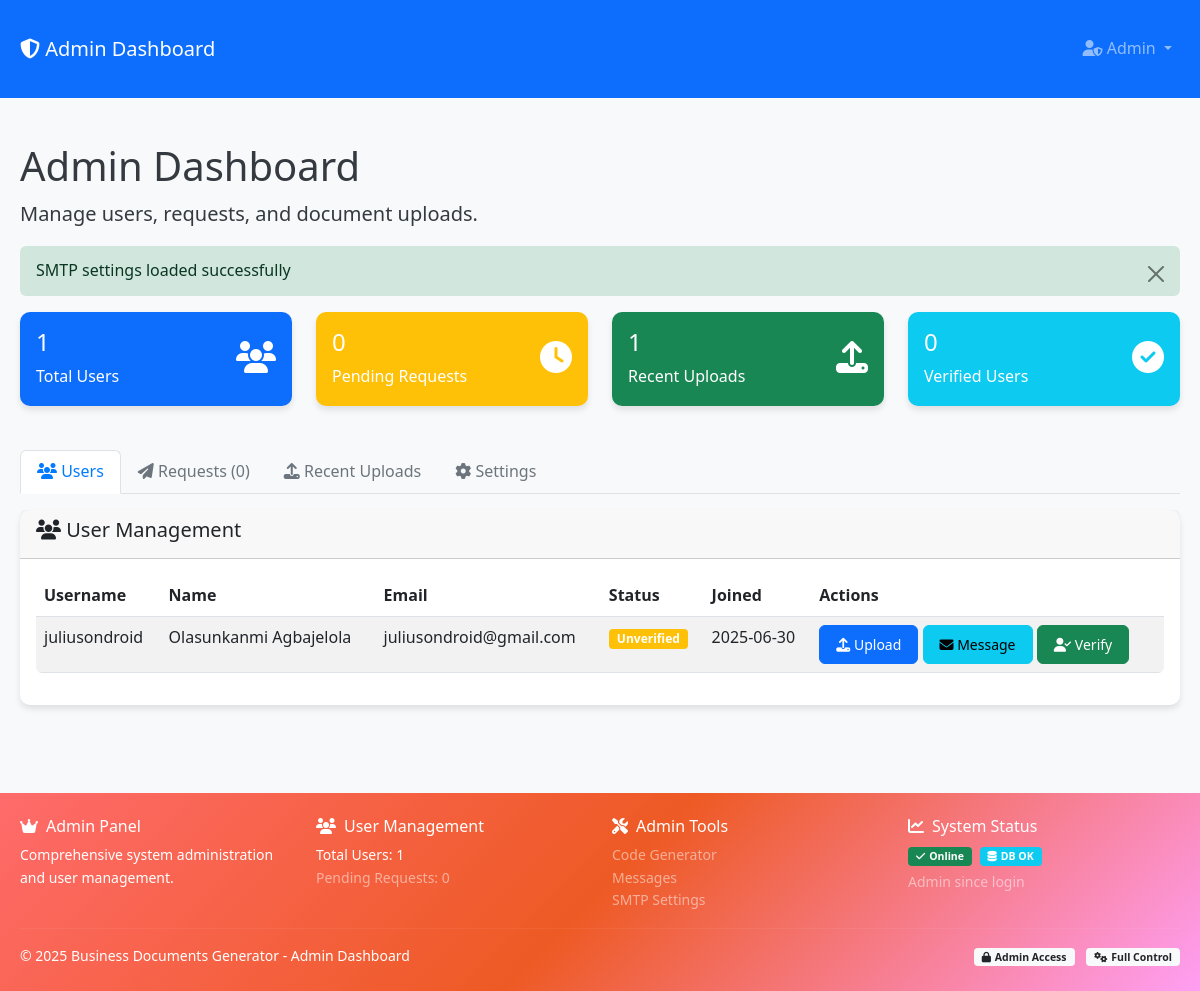
Page /admin (signed in) on the earlier database version.
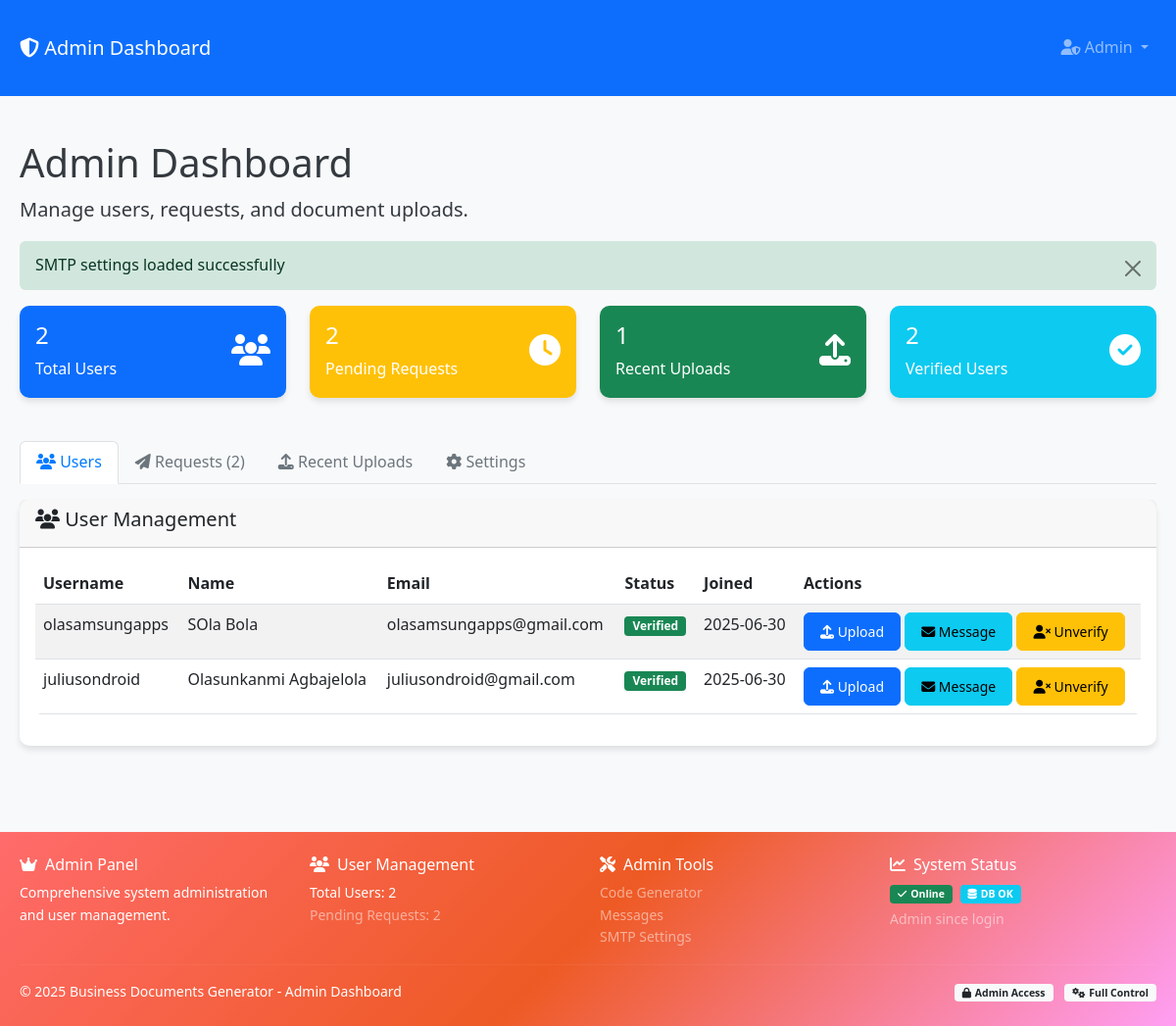
Same page on the later database version.
### models.py (models this page shows, shortened)
class User(db.Model):
    id = db.Column(db.Integer, primary_key=True)
    username = db.Column(db.String(80), unique=True, nullable=False)
    email = db.Column(db.String(120), unique=True, nullable=False)
    password_hash = db.Column(db.String(255), nullable=False)
    first_name = db.Column(db.String(100), nullable=False)
    last_name = db.Column(db.String(100), nullable=False)
    is_admin = db.Column(db.Boolean, default=False)
    is_verified = db.Column(db.Boolean, default=False)
    verification_token = db.Column(db.String(100), nullable=True)
    reset_token = db.Column(db.String(100), nullable=True)
    reset_token_expires = db.Column(db.DateTime, nullable=True)
    created_at = db.Column(db.DateTime, default=datetime.utcnow)
    last_login = db.Column(db.DateTime, nullable=True)
    pdf_codes = db.relationship('UserPDFCode', foreign_keys='UserPDFCode.user_id', backref='user', lazy=True, cascade='all, delete-orphan')
    pdf_requests = db.relationship('PDFRequest', backref='user', lazy=True, cascade='all, delete-orphan')
    sent_messages = db.relationship('Message', foreign_keys='Message.sender_id', backref='sender', lazy=True)
    received_messages = db.relationship('Message', foreign_keys='Message.recipient_id', backref='recipient', lazy=True)
    uploaded_pdfs = db.relationship('UserPDFCode', foreign_keys='UserPDFCode.uploaded_by_admin_id', backref='uploader', lazy=True)

### app.py (the view)
@app.route('/admin')
@admin_required
def admin_dashboard():
    users = User.query.filter_by(is_admin=False).order_by(User.created_at.desc()).all()
    pending_requests = PDFRequest.query.filter_by(status='pending').order_by(PDFRequest.created_at.desc()).all()
    recent_uploads = UserPDFCode.query.order_by(UserPDFCode.uploaded_at.desc()).limit(10).all()
    return render_template('dashboard/admin_dashboard.html',
                         users=users,
                         pending_requests=pending_requests,
                         recent_uploads=recent_uploads)

### app.py (called while the page is built)
def admin_required(f):
    @wraps(f)
    def decorated_function(*args, **kwargs):
        if 'user_id' not in session:
            flash('Please log in to access this page.', 'error')
            return redirect(url_for('login'))
        user = User.query.get(session['user_id'])
        if not user or not user.is_admin:
            flash('Admin access required.', 'error')
            return redirect(url_for('dashboard'))
        return f(*args, **kwargs)
    return decorated_function

### templates/dashboard/admin_dashboard.html (shortened to what this page needs)
<!DOCTYPE html>
<html lang="en">
<head>
    <link href="https://cdn.jsdelivr.net/npm/bootstrap@5.3.0/dist/css/bootstrap.min.css" rel="stylesheet">
    <link rel="stylesheet" href="https://cdnjs.cloudflare.com/ajax/libs/font-awesome/6.4.0/css/all.min.css">
    <link rel="stylesheet" href="{{ url_for('static', filename='css/style.css') }}">
</head>
<body>
    <nav class="navbar navbar-expand-lg navbar-dark bg-primary">
        <div class="container">
            <a class="navbar-brand" href="#">
                <i class="fas fa-shield-alt"></i> Admin Dashboard
            </a>
            <div class="navbar-nav ms-auto">
                <div class="nav-item dropdown">
                    <a class="nav-link dropdown-toggle" href="#" id="navbarDropdown" role="button" data-bs-toggle="dropdown" aria-expanded="false">
                        <i class="fas fa-user-shield"></i> Admin
                    </a>
                </div>
            </div>
        </div>
    </nav>
    <div class="container mt-4">
        <div class="row">
            <div class="col-12">
                <h1>Admin Dashboard</h1>
                <p class="lead">Manage users, requests, and document uploads.</p>
            </div>
        </div>
        <div id="alert-container"></div>
        <div class="row mb-4">
            <div class="col-md-3">
                <div class="card bg-primary text-white">
                    <div class="card-body">
                        <div class="d-flex justify-content-between">
                            <div>
                                <h4>{{ users|length }}</h4>
                                <p class="mb-0">Total Users</p>
                            </div>
                            <div class="align-self-center">
                                <i class="fas fa-users fa-2x"></i>
                            </div>
                        </div>
                    </div>
                </div>
            </div>
            <div class="col-md-3">
                <div class="card bg-warning text-white">
                    <div class="card-body">
                        <div class="d-flex justify-content-between">
                            <div>
                                <h4>{{ pending_requests|length }}</h4>
                                <p class="mb-0">Pending Requests</p>
                            </div>
                            <div class="align-self-center">
                                <i class="fas fa-clock fa-2x"></i>
                            </div>
                        </div>
                    </div>
                </div>
            </div>
            <div class="col-md-3">
                <div class="card bg-success text-white">
                    <div class="card-body">
                        <div class="d-flex justify-content-between">
                            <div>
                                <h4>{{ recent_uploads|length }}</h4>
                                <p class="mb-0">Recent Uploads</p>
                            </div>
                            <div class="align-self-center">
                                <i class="fas fa-upload fa-2x"></i>
                            </div>
                        </div>
                    </div>
                </div>
            </div>
            <div class="col-md-3">
                <div class="card bg-info text-white">
                    <div class="card-body">
                        <div class="d-flex justify-content-between">
                            <div>
                                <h4>{{ users|selectattr('is_verified', 'equalto', True)|list|length }}</h4>
                                <p class="mb-0">Verified Users</p>
                            </div>
                            <div class="align-self-center">
                                <i class="fas fa-check-circle fa-2x"></i>
                            </div>
                        </div>
                    </div>
                </div>
            </div>
        </div>
        <ul class="nav nav-tabs" id="adminTabs">
            <li class="nav-item">
                <a class="nav-link active" id="users-tab" data-bs-toggle="tab" href="#users">
                    <i class="fas fa-users"></i> Users
                </a>
            </li>
            <li class="nav-item">
                <a class="nav-link" id="requests-tab" data-bs-toggle="tab" href="#requests">
                    <i class="fas fa-paper-plane"></i> Requests ({{ pending_requests|length }})
                </a>
            </li>
            <li class="nav-item">
                <a class="nav-link" id="uploads-tab" data-bs-toggle="tab" href="#uploads">
                    <i class="fas fa-upload"></i> Recent Uploads
                </a>
            </li>
            <li class="nav-item">
                <a class="nav-link" id="settings-tab" data-bs-toggle="tab" href="#settings">
                    <i class="fas fa-cog"></i> Settings
                </a>
            </li>
        </ul>
        <div class="tab-content mt-3">
            <div class="tab-pane fade show active" id="users">
                <div class="card">
                    <div class="card-header">
                        <h5><i class="fas fa-users"></i> User Management</h5>
                    </div>
                    <div class="card-body">
                        <div class="table-responsive">
                            <table class="table table-striped">
                                <thead>
                                    <tr>
                                        <th>Username</th>
                                        <th>Name</th>
                                        <th>Email</th>
                                        <th>Status</th>
                                        <th>Joined</th>
                                        <th>Actions</th>
                                    </tr>
                                </thead>
                                <tbody>
                                    {% for user in users %}
                                    <tr>
                                        <td>{{ user.username }}</td>
                                        <td>{{ user.first_name }} {{ user.last_name }}</td>
                                        <td>{{ user.email }}</td>
                                        <td>
                                            {% if user.is_verified %}
                                            <span class="badge bg-success">Verified</span>
                                            {% else %}
                                            <span class="badge bg-warning">Unverified</span>
                                            {% endif %}
                                        </td>
                                        <td>{{ user.created_at.strftime('%Y-%m-%d') }}</td>
                                        <td>
                                            <button type="button" class="btn btn-sm btn-primary" onclick="uploadForUser({{ user.id }}, '{{ user.first_name }} {{ user.last_name }}')">
                                                <i class="fas fa-upload"></i> Upload
                                            </button>
                                            <button type="button" class="btn btn-sm btn-info" onclick="messageUser({{ user.id }}, '{{ user.first_name }} {{ user.last_name }}')">
                                                <i class="fas fa-envelope"></i> Message
                                            </button>
                                            {% if user.is_verified %}
                                            <button type="button" class="btn btn-sm btn-warning" onclick="toggleVerification({{ user.id }}, '{{ user.first_name }} {{ user.last_name }}', false)">
                                                <i class="fas fa-user-times"></i> Unverify
                                            </button>
                                            {% else %}
                                            <button type="button" class="btn btn-sm btn-success" onclick="toggleVerification({{ user.id }}, '{{ user.first_name }} {{ user.last_name }}', true)">
                                                <i class="fas fa-user-check"></i> Verify
                                            </button>
                                            {% endif %}
                                        </td>
                                    </tr>
                                    {% endfor %}
                                </tbody>
                            </table>
                        </div>
                    </div>
                </div>
            </div>
        </div>
    </div>
    <footer class="mt-5" style="background: linear-gradient(135deg, #ff6b6b 0%, #ee5a24 50%, #ff9ff3 100%); color: white;">
        <div class="container py-4">
            <div class="row">
                <div class="col-md-3">
                    <h6><i class="fas fa-crown me-2"></i>Admin Panel</h6>
                    <p class="small">Comprehensive system administration and user management.</p>
                </div>
                <div class="col-md-3">
                    <h6><i class="fas fa-users me-2"></i>User Management</h6>
                    <div class="small">
                        <span class="d-block">Total Users: {{ users|length }}</span>
                        <span class="d-block text-white-50">Pending Requests: {{ pending_requests|length }}</span>
                    </div>
                </div>
                <div class="col-md-3">
                    <h6><i class="fas fa-tools me-2"></i>Admin Tools</h6>
                    <div class="small">
                        <a href="/code-generator" class="text-white-50 text-decoration-none d-block">Code Generator</a>
                        <a href="/messages" class="text-white-50 text-decoration-none d-block">Messages</a>
                        <span class="text-white-50 d-block">SMTP Settings</span>
                    </div>
                </div>
                <div class="col-md-3">
                    <h6><i class="fas fa-chart-line me-2"></i>System Status</h6>
                    <div class="small">
                        <span class="badge bg-success me-1">
                            <i class="fas fa-check me-1"></i>Online
                        </span>
                        <span class="badge bg-info">
                            <i class="fas fa-database me-1"></i>DB OK
                        </span>
                        <div class="mt-1 text-white-50">Admin since login</div>
                    </div>
                </div>
            </div>
            <hr class="my-3" style="border-color: rgba(255,255,255,0.2);">
            <div class="row align-items-center">
                <div class="col-md-6">
                    <p class="mb-0 small">&copy; 2025 Business Documents Generator - Admin Dashboard</p>
                </div>
                <div class="col-md-6 text-end">
                    <div class="small">
                        <span class="badge bg-light text-dark me-2">
                            <i class="fas fa-lock me-1"></i>Admin Access
                        </span>
                        <span class="badge bg-light text-dark">
                            <i class="fas fa-cogs me-1"></i>Full Control
                        </span>
                    </div>
                </div>
            </div>
        </div>
    </footer>
</body>
</html>

### static/css/style.css (style rules this page uses)
:root { --primary-color: #007bff; --secondary-color: #6c757d; --success-color: #28a745; --danger-color: #dc3545; --warning-color: #ffc107; --info-color: #17a2b8; --light-color: #f8f9fa; --dark-color: #343a40; --white: #ffffff; --black: #000000; }
body { font-family: 'Segoe UI', Tahoma, Geneva, Verdana, sans-serif; background-color: var(--light-color); color: var(--dark-color); line-height: 1.6; }
.container { max-width: 1200px; margin: 0 auto; padding: 20px; }
.card { border: none; border-radius: 10px; box-shadow: 0 4px 6px rgba(0, 0, 0, 0.1); margin-bottom: 20px; }
.btn { border-radius: 6px; padding: 8px 16px; font-weight: 500; transition: all 0.3s ease; }
.nav-tabs .nav-link { border-radius: 6px 6px 0 0; border: 1px solid transparent; color: var(--secondary-color); }
.nav-tabs .nav-link.active { background-color: var(--white); border-color: #dee2e6 #dee2e6 var(--white); color: var(--primary-color); }
.table { border-radius: 6px; overflow: hidden; }
.badge { font-size: 0.75em; padding: 4px 8px; border-radius: 4px; }

Differences in the rows shown:
added User: username "olasamsungapps", first_name "SOla", last_name "Bola", email "olasamsungapps@gmail.com", is_verified "Verified", created_at "2025-06-30"
changed User "juliusondroid": is_verified "Unverified Verify" → "Verified Unverify"
Other differences:
{{ users|length }}: "1" → "2"
{{ pending_requests|length }}: "0" → "2"
{{ users|selectattr('is_verified', 'equalto', True)|list|length }}: "0" → "2"
